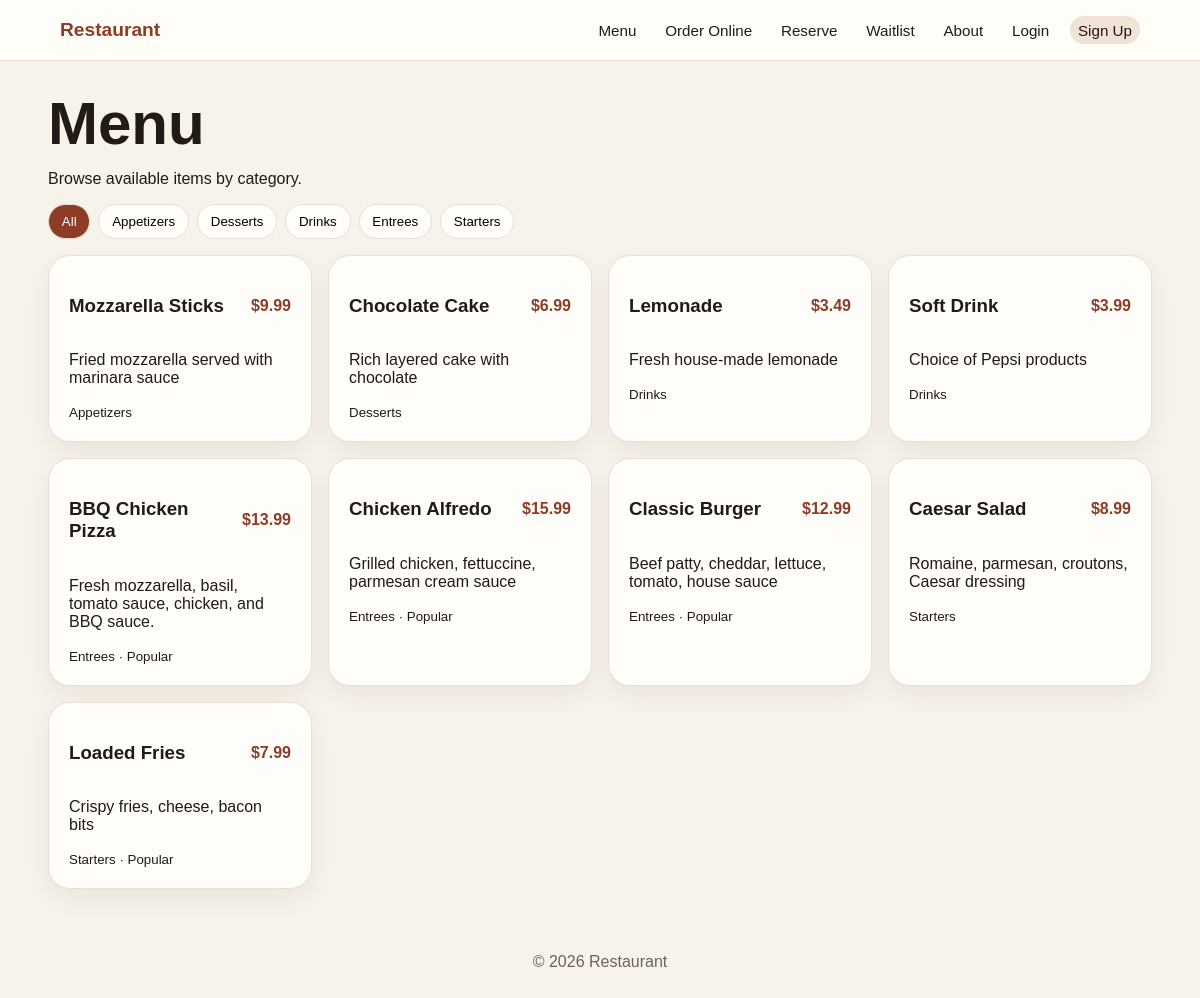
The page /menu on the database its author committed.
### tables this page shows
CREATE TABLE menu_items (
        id INTEGER PRIMARY KEY AUTOINCREMENT,
        name TEXT NOT NULL,
        description TEXT NOT NULL,
        price REAL NOT NULL CHECK(price >= 0),
        category TEXT NOT NULL,
        is_popular INTEGER NOT NULL DEFAULT 0,
        is_available INTEGER NOT NULL DEFAULT 1,
        created_at TEXT NOT NULL
    );

### app.py (the view)
@app.route("/menu")
def menu():
    items = query_all("SELECT * FROM menu_items WHERE is_available=1 ORDER BY category, name")
    categories = sorted({item["category"] for item in items})
    return render_template("menu.html", items=items, categories=categories)

### app.py (called while the page is built, shortened)
def get_db() -> sqlite3.Connection:
    if "db" not in g:
        DATABASE.parent.mkdir(exist_ok=True)
        g.db = sqlite3.connect(DATABASE)
        g.db.row_factory = sqlite3.Row
        g.db.execute("PRAGMA foreign_keys = ON")
    return g.db

def query_one(sql: str, args: tuple = ()) -> Optional[sqlite3.Row]:
    return get_db().execute(sql, args).fetchone()

def query_all(sql: str, args: tuple = ()) -> list[sqlite3.Row]:
    return get_db().execute(sql, args).fetchall()

def seed_data():
    db = get_db()
    now = datetime.now().isoformat(timespec="seconds")
    if not query_one("SELECT id FROM users WHERE email = ?", (ADMIN_EMAIL,)):
        db.execute(
            "INSERT INTO users (name, email, password_hash, role, email_confirmed, created_at) VALUES (?, ?, ?, 'admin', 1, ?)",
            ("Admin User", ADMIN_EMAIL, generate_password_hash(ADMIN_PASSWORD), now),
        )
    if query_one("SELECT COUNT(*) AS c FROM dining_tables")["c"] == 0:
        tables = [("T1", 2), ("T2", 2), ("T3", 4), ("T4", 4), ("T5", 6), ("T6", 8)]
        db.executemany("INSERT INTO dining_tables (label, capacity) VALUES (?, ?)", tables)
    db.commit()

def current_user():
    user_id = session.get("user_id")
    if not user_id:
        return None
    return query_one("SELECT * FROM users WHERE id = ?", (user_id,))

@app.context_processor
def inject_globals():
    return {"current_user": current_user(), "year": datetime.now().year}

@app.before_request
def ensure_db_ready():
    init_db(reset=False)

### templates/menu.html (shortened to what this page needs)
{% extends 'base.html' %}
{% block content %}
<div class="page-head"><h1>Menu</h1><p>Browse available items by category.</p></div>
<div class="filters">
  <button class="chip active" data-filter="all">All</button>
  {% for category in categories %}<button class="chip" data-filter="{{ category }}">{{ category }}</button>{% endfor %}
</div>
<div class="grid menu-grid">
{% for item in items %}
  <article class="card menu-item" data-category="{{ item.category }}">
    <div class="between"><h3>{{ item.name }}</h3><span class="price">${{ '%.2f'|format(item.price) }}</span></div>
    <p>{{ item.description }}</p>
    <small>{{ item.category }}{% if item.is_popular %} · Popular{% endif %}</small>
  </article>
{% endfor %}
</div>
{% endblock %}

### templates/base.html (shortened to what this page needs)
<!doctype html>
<html lang="en">
<head>
  <link rel="stylesheet" href="{{ url_for('static', filename='css/style.css') }}">
</head>
<body>
  <nav class="navbar">
    <a class="brand" href="{{ url_for('home') }}">Restaurant</a>
    <div class="nav-links">
      <a href="{{ url_for('menu') }}">Menu</a>
      <a href="{{ url_for('order') }}">Order Online</a>
      <a href="{{ url_for('reserve') }}">Reserve</a>
      <a href="{{ url_for('waitlist') }}">Waitlist</a>
      <a href="{{ url_for('about') }}">About</a>
      {% if current_user %}
        <a href="{{ url_for('my_account') }}">My Account</a>
        {% if current_user['role'] == 'admin' %}
          <a href="{{ url_for('admin') }}">Admin</a>
        {% endif %}
        <a href="{{ url_for('logout') }}">Logout</a>
      {% else %}
        <a href="{{ url_for('login') }}">Login</a>
        <a class="pill" href="{{ url_for('register') }}">Sign Up</a>
      {% endif %}
    </div>
  </nav>
  <main class="container">
    {% block content %}{% endblock %}
  </main>
  <footer class="footer">© {{ year }} Restaurant</footer>
</body>
</html>

### static/css/style.css (style rules this page uses)
:root { --bg:#f7f2ea; --panel:#fffdf9; --text:#211a16; --muted:#6d625b; --line:#eadfd2; --accent:#8d3d26; --accent2:#254a35; --danger:#b42318; }
* { box-sizing: border-box; }
body { margin:0; font-family: Arial, Helvetica, sans-serif; background:var(--bg); color:var(--text); }
a { color:inherit; text-decoration:none; }
.navbar { position:sticky; top:0; z-index:10; display:flex; justify-content:space-between; align-items:center; gap:1rem; padding:1rem 5vw; background:rgba(255,253,249,.94); border-bottom:1px solid var(--line); backdrop-filter: blur(8px); }
.brand { font-weight:800; font-size:1.2rem; color:var(--accent); }
.nav-links { display:flex; flex-wrap:wrap; gap:.8rem; align-items:center; font-size:.95rem; }
.nav-links a { padding:.35rem .5rem; border-radius:999px; }
.nav-links a:hover, .pill { background:#f0e2d4; }
.container { width:min(1120px, 92vw); margin:2rem auto; }
h1 { font-size:clamp(2rem, 5vw, 4rem); line-height:1.02; margin:.3rem 0 1rem; }
.card, .form-card, .stats-card { background:var(--panel); border:1px solid var(--line); border-radius:22px; padding:1.25rem; box-shadow:0 10px 24px rgba(50,30,10,.06); }
.grid { display:grid; gap:1rem; margin-top:1rem; }
.menu-grid { grid-template-columns:repeat(auto-fit, minmax(240px, 1fr)); }
.between { display:flex; justify-content:space-between; gap:1rem; align-items:center; }
.price { font-weight:800; color:var(--accent); }
.filters { display:flex; gap:.5rem; flex-wrap:wrap; margin:1rem 0; }
.chip { border:1px solid var(--line); background:var(--panel); padding:.55rem .8rem; border-radius:999px; cursor:pointer; }
.chip.active { background:var(--accent); color:white; }
.footer { text-align:center; color:var(--muted); padding:2rem; }

### rows shown on the page
menu_items: category "Appetizers", name "Mozzarella Sticks", price "9.99", description "Fried mozzarella served with marinara sauce"
menu_items: category "Desserts", name "Chocolate Cake", price "6.99", description "Rich layered cake with chocolate"
menu_items: category "Drinks", name "Lemonade", price "3.49", description "Fresh house-made lemonade"
menu_items: category "Entrees", name "BBQ Chicken Pizza", price "13.99", description "Fresh mozzarella, basil, tomato sauce, chicken, and BBQ sauce.", is_popular "· Popular"
menu_items: category "Starters", name "Caesar Salad", price "8.99", description "Romaine, parmesan, croutons, Caesar dressing"
menu_items: name "Soft Drink", price "3.99", description "Choice of Pepsi products", category "Drinks"
menu_items: name "Chicken Alfredo", price "15.99", description "Grilled chicken, fettuccine, parmesan cream sauce", category "Entrees", is_popular "· Popular"
menu_items: name "Classic Burger", price "12.99", description "Beef patty, cheddar, lettuce, tomato, house sauce", category "Entrees", is_popular "· Popular"
menu_items: name "Loaded Fries", price "7.99", description "Crispy fries, cheese, bacon bits", category "Starters", is_popular "· Popular"
